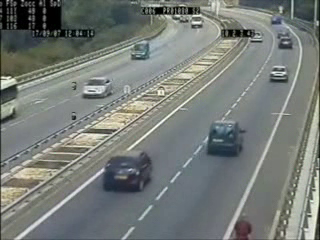
#> input picture frame 75 of Data/Images/cars.avi, 320 x 240 px, given in place of the camera
$ python main.py
#> lines starting #> are read from the running program, lines starting #| are printed output that depends on the picture; after the words box and inside, x2 and y2 are one past the last pixel; in counts of white or black regions, pixels touching at a corner belong together
### Projects/Document_Scanner/cv_functions.py
import cv2
import matplotlib.pyplot as plt
import numpy as np


# [31 lines left out: functions info, show_mat, show_cv2, resize, not called in this run]


def color(image, in_color=None, out_color=None):
    """Converts an image to a specified color scheme.
    Supported color schemes: 'bgr', 'rgb', 'gray', 'hsv'"""
    if in_color == 'bgr' and out_color == 'rgb':
        image = cv2.cvtColor(image, cv2.COLOR_BGR2RGB)
    if in_color == 'rgb' and out_color == 'bgr':
        image = cv2.cvtColor(image, cv2.COLOR_RGB2BGR)
    if in_color == 'gray' and out_color == 'bgr':
        image = cv2.cvtColor(image, cv2.COLOR_GRAY2BGR)
    if in_color == 'gray' and out_color == 'rgb':
        image = cv2.cvtColor(image, cv2.COLOR_GRAY2RGB)
    if in_color == 'gray' and out_color == 'hsv':
        image = cv2.cvtColor(image, cv2.COLOR_GRAY2RGB)
        image = cv2.cvtColor(image, cv2.COLOR_RGB2HSV)
    if in_color == 'rgb' and out_color == 'gray':
        image = cv2.cvtColor(image, cv2.COLOR_RGB2GRAY)
    if in_color == 'bgr' and out_color == 'gray':
        image = cv2.cvtColor(image, cv2.COLOR_BGR2GRAY)
    if in_color == 'rgb' and out_color == 'hsv':
        image = cv2.cvtColor(image, cv2.COLOR_RGB2HSV)
    if in_color == 'bgr' and out_color == 'hsv':
        image = cv2.cvtColor(image, cv2.COLOR_BGR2HSV)
    if in_color == 'hsv' and out_color == 'bgr':
        image = cv2.cvtColor(image, cv2.COLOR_HSV2BGR)
    if in_color == 'hsv' and out_color == 'rgb':
        image = cv2.cvtColor(image, cv2.COLOR_HSV2RGB)
    if in_color == 'hsv' and out_color == 'gray':
        image = cv2.cvtColor(image, cv2.COLOR_HSV2RGB)
        image = cv2.cvtColor(image, cv2.COLOR_RGB2HSV)

    return image


# [135 lines left out: functions matrix_translation, matrix_rotation, kernel, contours_centroid, contours_area_perimeter, not called in this run]

### Projects/Document_Scanner/main.py
import cv2
import numpy as np
from imutils.perspective import order_points
import cv_functions as cf

# Create a video reader object
video_capture = cv2.VideoCapture(0)

# Create 2 windows
cv2.namedWindow("Input video stream", cv2.WINDOW_NORMAL)
cv2.namedWindow("Scanned document")

# Get some parameters for future use
frame_width = video_capture.get(cv2.CAP_PROP_FRAME_WIDTH)
frame_height = video_capture.get(cv2.CAP_PROP_FRAME_HEIGHT)
print(frame_width, frame_height)
frame_size = (int(frame_width), int(frame_height))
fps = 10
codec_mp4 = cv2.VideoWriter_fourcc(*"FMP4")
codec_avi = cv2.VideoWriter_fourcc(*"MJPG")

video_name = "Document_Scanner"

# Check if it works okay
if video_capture.isOpened():
    print('Success.')
else:
    print("Unable to open a web camera.")

# Create a video writer object
video_writer = cv2.VideoWriter(f"{video_name}.mp4", codec_mp4, fps, frame_size)

# Define web camera stream modes
STREAM = True
RECORDING = False
DRAW_CONTOURS = False

# Main loop
while True:
    # Read the web camera stream
    has_frames, frame = video_capture.read()
#> frame is the input picture: shape (240, 320, 3); mean B, G, R 120, 123.9, 118.8
    if not has_frames:
        break

    # Mirror the frame for convenience
    frame = cv2.flip(frame, 1)
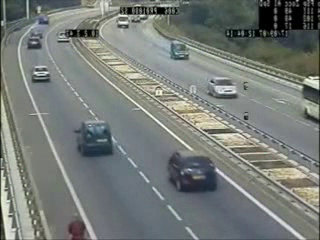
#> frame: shape (240, 320, 3); mean B, G, R 120, 123.9, 118.8

    # Convert the frame to grayscale
    frame_gray = cf.color(frame, 'bgr', 'gray')

    # Threshold the grayscale frame
    retval, frame_thresh = cv2.threshold(frame_gray, 230, 255, cv2.THRESH_BINARY)
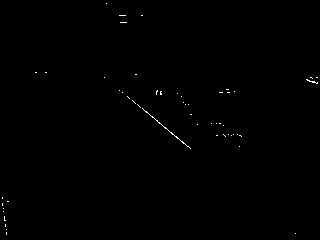
#> frame_thresh: shape (240, 320); 0.25% white in thin lines or dots

    # Find contours
    contours, hierarchy = cv2.findContours(frame_thresh, cv2.RETR_EXTERNAL, cv2.CHAIN_APPROX_SIMPLE)
#> contours = 52 contours, all with area under 20

    # Sort contours by perimeter to find the largest one
    if len(contours) > 0:
        contours_sorted = sorted(contours, key=cv2.contourArea, reverse=True)
#> contours_sorted = 52 contours, all with area under 20
        contours_sorted = list(contours_sorted)
        largest_contour = contours_sorted.pop(0)
#> largest_contour = contour of 37 points, box (x1, y1, x2, y2) (142, 108, 191, 149), area 10
        if DRAW_CONTOURS:
            cv2.drawContours(frame, largest_contour, -1, (0, 255, 255), 3, cv2.LINE_AA)

        # Find keypoints in the largest contour
        contour_points = cv2.approxPolyDP(largest_contour,
                                          epsilon=cv2.arcLength(largest_contour, closed=True) * 0.05,
                                          closed=True)
#> contour_points = [[142, 108], [190, 148]]

        print(f"Contour points: {len(contour_points)}")
#| Contour points: 2

        # Define the size of the transformed image
        frame_transformed_size = (500, 800)

        # Define input and output keypoints
        if len(contour_points) == 4:
            input_points = np.float32(contour_points)

            output_points = np.float32([[0, 0],
                                        [0, 800],
                                        [500, 800],
                                        [500, 0]])

            # Calculate the perspective transformation matrix
            matrix = cv2.getPerspectiveTransform(input_points, output_points)

            # Transform and mirror the frame
            frame_transformed = cv2.warpPerspective(frame, matrix, frame_transformed_size)
            frame_transformed = cv2.flip(frame_transformed, 1)

            cv2.imshow("Scanned document", frame_transformed)
    else:
        pass

    # Define keyboard keys to control the camera stream
    key = cv2.waitKey(1)
#> (key Q is pressed here)

    if key == 27 or key == ord('Q') or key == ord('q'):
        break

    # Define web camera modes behavior
    if RECORDING:
        video_writer.write(frame)

    if key == ord('R'):
        # Start the recording
        RECORDING = True

    if key == ord('S'):
        # Stop the recording
        RECORDING = False
        video_writer.release()

    if key == ord('D'):
        DRAW_CONTOURS = True

    elif key == ord('d'):
        DRAW_CONTOURS = False

    cv2.imshow("Input video stream", frame)

# Release the web camera objects
cv2.destroyAllWindows()
video_capture.release()

$ run again, starting later in the video
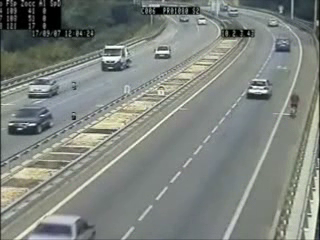
#> input picture frame 337 of Data/Images/cars.avi, 320 x 240 px, given in place of the camera
#> frame is the input picture: shape (240, 320, 3); mean B, G, R 126.3, 131.7, 126
#> in color, `image = cv2.cvtColor(image, cv2.COLOR_BGR2GRAY)`:
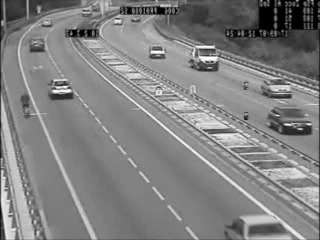
#> image: shape (240, 320); min 0, max 254, mean 129.4
#> `retval, frame_thresh = cv2.threshold(frame_gray, 230, 255, cv2.THRESH_..`:
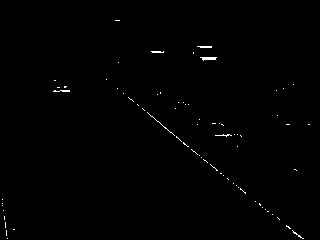
#> frame_thresh: shape (240, 320); 0.47% white in thin lines or dots, all inside (x1, y1, x2, y2) = (2, 20, 310, 239)
#> contours = 73 contours, 72 with area under 20; largest, box (x1, y1, x2, y2) and area: (200, 57, 217, 61) 28
#> contours_sorted has the same summary as contours
#> largest_contour = contour of 9 points, box (x1, y1, x2, y2) (200, 57, 217, 61), area 28
#> contour_points = [[200, 57], [203, 60], [216, 57]]
#| Contour points: 3

$ run again, starting later in the video
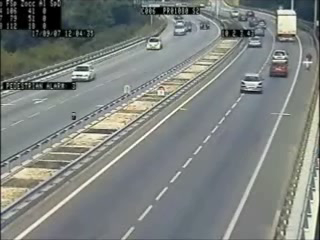
#> input picture frame 600 of Data/Images/cars.avi, 320 x 240 px, given in place of the camera
#> frame is the input picture: shape (240, 320, 3); mean B, G, R 126.6, 129.8, 124.9
#> in color, `image = cv2.cvtColor(image, cv2.COLOR_BGR2GRAY)`:
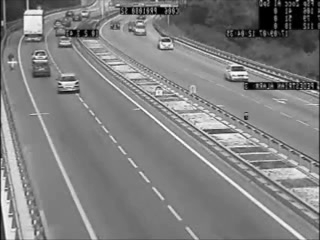
#> image: shape (240, 320); min 0, max 254, mean 127.9
#> `retval, frame_thresh = cv2.threshold(frame_gray, 230, 255, cv2.THRESH_..`:
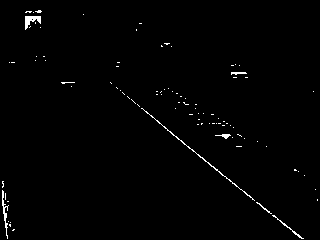
#> frame_thresh: shape (240, 320); 1% white in thin lines or dots
#> contours = 92 contours, 87 with area under 20; largest, box (x1, y1, x2, y2) and area: (25, 16, 41, 30) 88, (141, 108, 255, 201) 56, (2, 190, 9, 239) 44, (272, 215, 304, 239) 28, (215, 134, 231, 139) 21
#> contours_sorted has the same summary as contours
#> largest_contour = contour of 16 points, box (x1, y1, x2, y2) (25, 16, 41, 30), area 88
#> contour_points = [[25, 16], [25, 29], [30, 20], [36, 18], [40, 23], [40, 16]]
#| Contour points: 6
